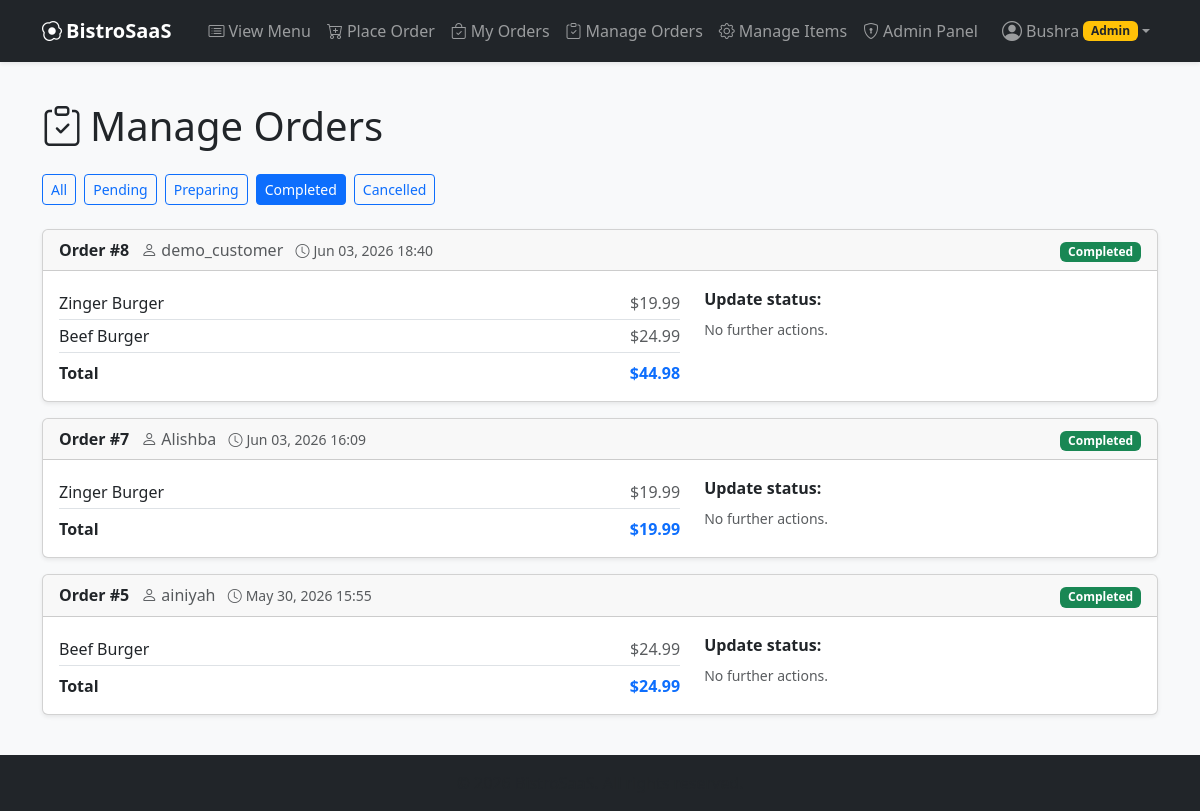
Screenshot of /manage/orders/?status=Completed (signed in) with the database file from the repository.
### ordering/models.py (models this page shows, shortened)
class Order(models.Model):
    class Status(models.TextChoices):
        PENDING = "Pending", "Pending"
        PREPARING = "Preparing", "Preparing"
        COMPLETED = "Completed", "Completed"
        CANCELLED = "Cancelled", "Cancelled"
    user = models.ForeignKey(
        User, on_delete=models.CASCADE, related_name="orders"
    )
    items = models.ManyToManyField(MenuItem, related_name="orders")
    created_at = models.DateTimeField(auto_now_add=True)     # set once, when the row is created
    total_amount = models.DecimalField(
        max_digits=10, decimal_places=2, default=0
    )
    status = models.CharField(
        max_length=20, choices=Status.choices, default=Status.PENDING
    )
    unseen_update = models.BooleanField(default=False)
    updated_at = models.DateTimeField(auto_now=True)         # updated on every save()

class MenuItem(models.Model):
    category = models.ForeignKey(
        Category, on_delete=models.CASCADE, related_name="items"
    )
    name = models.CharField(max_length=200)
    description = models.TextField(blank=True)
    price = models.DecimalField(max_digits=8, decimal_places=2)
    image = models.ImageField(upload_to="menu_items/", blank=True, null=True)
    is_available = models.BooleanField(default=True)

### ordering/views.py (the view)
# urls.py: path("manage/orders/", views.ManageOrdersView.as_view(), name="manage_orders"),
class ManageOrdersView(AdminRequiredMixin, ListView):
    model = Order
    template_name = "ordering/manage_orders.html"
    context_object_name = "orders"
    paginate_by = 15
    def get_queryset(self):
        queryset = Order.objects.select_related("user").prefetch_related(
            "items"
        )
        status = self.request.GET.get("status", "").strip()
        if status:
            queryset = queryset.filter(status=status)
        return queryset.order_by("-created_at")
    def get_context_data(self, **kwargs):
        context = super().get_context_data(**kwargs)
        context["statuses"] = Order.Status.choices       # for the filter buttons
        context["selected_status"] = self.request.GET.get("status", "")
        return context

### ordering/context_processors.py (called while the page is built)
def notifications(request):
    data = {}
    user = request.user
    if not user.is_authenticated:
        return data
    if user.is_superuser:
        data["pending_orders_count"] = Order.objects.filter(
            status=Order.Status.PENDING
        ).count()
    else:
        data["order_notification_count"] = Order.objects.filter(
            user=user, unseen_update=True
        ).count()
    return data

### ordering/views.py (called while the page is built)
    def test_func(self):
        return self.request.user.is_superuser

### ordering/templates/ordering/manage_orders.html (shortened to what this page needs)
{% extends "ordering/base.html" %}
{% block content %}
<h1 class="mb-4"><i class="bi bi-clipboard-check me-2"></i>Manage Orders</h1>
<div class="mb-4 d-flex flex-wrap gap-2">
    <a href="{% url 'manage_orders' %}"
       class="btn btn-sm {% if not selected_status %}btn-primary{% else %}btn-outline-primary{% endif %}">
        All
    </a>
    {% for value, label in statuses %}
        <a href="?status={{ value }}"
           class="btn btn-sm {% if selected_status == value %}btn-primary{% else %}btn-outline-primary{% endif %}">
            {{ label }}
        </a>
    {% endfor %}
</div>
{% for order in orders %}
    <div class="card shadow-sm mb-3">
        <div class="card-header d-flex justify-content-between align-items-center flex-wrap gap-2">
            <span>
                <strong>Order #{{ order.pk }}</strong>
                <span class="text-muted ms-2">
                    <i class="bi bi-person me-1"></i>{{ order.user.username }}
                </span>
                <small class="text-muted ms-2">
                    <i class="bi bi-clock me-1"></i>{{ order.created_at|date:"M d, Y H:i" }}
                </small>
            </span>
            <span>
                {% if order.status == "Pending" %}
                    <span class="badge bg-warning text-dark">{{ order.status }}</span>
                {% elif order.status == "Preparing" %}
                    <span class="badge bg-info text-dark">{{ order.status }}</span>
                {% elif order.status == "Completed" %}
                    <span class="badge bg-success">{{ order.status }}</span>
                {% elif order.status == "Cancelled" %}
                    <span class="badge bg-danger">{{ order.status }}</span>
                {% endif %}
            </span>
        </div>
        <div class="card-body">
            <div class="row">
                <div class="col-md-7">
                    <ul class="list-unstyled mb-0">
                        {% for item in order.items.all %}
                            <li class="d-flex justify-content-between border-bottom py-1">
                                <span>{{ item.name }}</span>
                                <span class="text-muted">${{ item.price }}</span>
                            </li>
                        {% endfor %}
                        <li class="d-flex justify-content-between fw-bold pt-2">
                            <span>Total</span>
                            <span class="text-primary">${{ order.total_amount }}</span>
                        </li>
                    </ul>
                </div>
                <div class="col-md-5 mt-3 mt-md-0">
                    <p class="mb-2 fw-semibold">Update status:</p>
                    <div class="d-flex flex-wrap gap-2">
                        {% if order.status != "Completed" and order.status != "Cancelled" %}
                            <form method="post" action="{% url 'update_order_status' order.pk %}">
                                {% csrf_token %}
                                <input type="hidden" name="status" value="Completed">
                                <button class="btn btn-primary btn-sm">
                                    <i class="bi bi-bag-check me-1"></i>Mark Completed
                                </button>
                            </form>
                            <form method="post" action="{% url 'update_order_status' order.pk %}">
                                {% csrf_token %}
                                <input type="hidden" name="status" value="Cancelled">
                                <button class="btn btn-outline-danger btn-sm">
                                    <i class="bi bi-x-lg me-1"></i>Cancel Order
                                </button>
                            </form>
                        {% else %}
                            <span class="text-muted small">No further actions.</span>
                        {% endif %}
                    </div>
                </div>
            </div>
        </div>
    </div>
{% empty %}
    <div class="alert alert-info">No orders found.</div>
{% endfor %}
{% endblock %}

### ordering/templates/ordering/base.html (shortened to what this page needs)
{% load static %}
<!DOCTYPE html>
<html lang="en">
<head>
    <link
        href="https://cdn.jsdelivr.net/npm/bootstrap@5.3.3/dist/css/bootstrap.min.css"
        rel="stylesheet"
>
    <link
        rel="stylesheet"
        href="https://cdn.jsdelivr.net/npm/bootstrap-icons@1.11.3/font/bootstrap-icons.min.css">
</head>
<body class="bg-light">
    <nav class="navbar navbar-expand-lg navbar-dark bg-dark shadow-sm">
        <div class="container">
            <a class="navbar-brand fw-bold" href="{% url 'menu_list' %}">
                <i class="bi bi-egg-fried me-1"></i>BistroSaaS
            </a>
            <div class="collapse navbar-collapse" id="navbarNav">
                <ul class="navbar-nav ms-auto align-items-lg-center">
                    {% if user.is_authenticated %}
                        <li class="nav-item">
                            <a class="nav-link" href="{% url 'menu_list' %}">
                                <i class="bi bi-card-list me-1"></i>View Menu
                            </a>
                        </li>
                        <li class="nav-item">
                            <a class="nav-link" href="{% url 'place_order' %}">
                                <i class="bi bi-cart-plus me-1"></i>Place Order
                            </a>
                        </li>
                        <li class="nav-item">
                            <a class="nav-link position-relative" href="{% url 'my_orders' %}">
                                <i class="bi bi-bag-check me-1"></i>My Orders
                            </a>
                        </li>
                        {% if user.is_superuser %}
                            <li class="nav-item">
                                <a class="nav-link position-relative" href="{% url 'manage_orders' %}">
                                    <i class="bi bi-clipboard-check me-1"></i>Manage Orders
                                </a>
                            </li>
                            <li class="nav-item">
                                <a class="nav-link" href="{% url 'menu_item_add' %}">
                                    <i class="bi bi-gear me-1"></i>Manage Items
                                </a>
                            </li>
                            <li class="nav-item">
                                <a class="nav-link" href="/admin/">
                                    <i class="bi bi-shield-lock me-1"></i>Admin Panel
                                </a>
                            </li>
                        {% endif %}
                        <li class="nav-item dropdown ms-lg-2">
                            <a class="nav-link dropdown-toggle d-flex align-items-center" href="#"
                               id="profileDropdown" role="button" data-bs-toggle="dropdown"
                               aria-expanded="false">
                                <i class="bi bi-person-circle fs-5 me-1"></i>
                                <span>{{ user.username }}</span>
                                {% if user.is_superuser %}
                                    <span class="badge bg-warning text-dark ms-1">Admin</span>
                                {% else %}
                                    <span class="badge bg-info text-dark ms-1">Customer</span>
                                {% endif %}
                            </a>
                        </li>
                    {% endif %}
                </ul>
            </div>
        </div>
    </nav>
    <main class="container my-4">
        {% block content %}{% endblock %}
    </main>
    <footer class="bg-dark text-light py-3 mt-auto">
        <div class="container text-center">
            <span class="text-muted">
            </span>
        </div>
    </footer>
</body>
</html>

### ordering/templates/ordering/base.html (style rules this page uses)
html, body { height: 100%; }
body { display: flex; flex-direction: column; min-height: 100vh; }
main { flex: 1 0 auto; }
footer { flex-shrink: 0; }

### rows the page displays
Order: pk "8", user.username "demo_customer", created_at "Jun 03, 2026 18:40", status "Completed", total_amount "44.98", shows "No further actions."
MenuItem: name "Zinger Burger", price "19.99"
MenuItem: name "Beef Burger", price "24.99"
Order: pk "7", user.username "Alishba", created_at "Jun 03, 2026 16:09", status "Completed", total_amount "19.99", shows "No further actions."
Order: pk "5", user.username "ainiyah", created_at "May 30, 2026 15:55", status "Completed", total_amount "24.99", shows "No further actions."

### other values shown
{{ user.username }} "Bushra"
{{ label }} "Pending" "Preparing" "Completed" "Cancelled"
